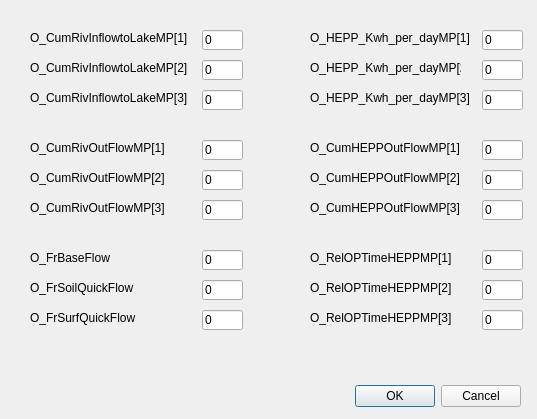
<?xml version="1.0" encoding="UTF-8"?>
<ui version="4.0">
 <class>Dialog</class>
 <widget class="QDialog" name="Dialog">
  <property name="geometry">
   <rect>
    <x>0</x>
    <y>0</y>
    <width>537</width>
    <height>419</height>
   </rect>
  </property>
  <property name="windowTitle">
   <string>Input Lake HEPP</string>
  </property>
  <property name="windowIcon">
   <iconset resource="images.qrc">
    <normaloff>:/background/GenRiver logo.jpg</normaloff>:/background/GenRiver logo.jpg</iconset>
  </property>
  <widget class="QDialogButtonBox" name="buttonBox">
   <property name="geometry">
    <rect>
     <x>180</x>
     <y>380</y>
     <width>341</width>
     <height>32</height>
    </rect>
   </property>
   <property name="orientation">
    <enum>Qt::Horizontal</enum>
   </property>
   <property name="standardButtons">
    <set>QDialogButtonBox::Cancel|QDialogButtonBox::Ok</set>
   </property>
  </widget>
  <widget class="QLabel" name="label_143">
   <property name="geometry">
    <rect>
     <x>310</x>
     <y>200</y>
     <width>161</width>
     <height>16</height>
    </rect>
   </property>
   <property name="text">
    <string>O_CumHEPPOutFlowMP[3]</string>
   </property>
  </widget>
  <widget class="QLineEdit" name="O_CumRivInflowtoLakeMP_2">
   <property name="geometry">
    <rect>
     <x>202</x>
     <y>60</y>
     <width>41</width>
     <height>20</height>
    </rect>
   </property>
   <property name="text">
    <string>0</string>
   </property>
  </widget>
  <widget class="QLineEdit" name="O_CumRivOutFlowMP_1">
   <property name="geometry">
    <rect>
     <x>202</x>
     <y>140</y>
     <width>41</width>
     <height>20</height>
    </rect>
   </property>
   <property name="text">
    <string>0</string>
   </property>
  </widget>
  <widget class="QLineEdit" name="O_FrSurfQuickflow">
   <property name="geometry">
    <rect>
     <x>202</x>
     <y>310</y>
     <width>41</width>
     <height>20</height>
    </rect>
   </property>
   <property name="text">
    <string>0</string>
   </property>
  </widget>
  <widget class="QLabel" name="label_148">
   <property name="geometry">
    <rect>
     <x>310</x>
     <y>280</y>
     <width>161</width>
     <height>16</height>
    </rect>
   </property>
   <property name="text">
    <string>O_RelOPTimeHEPPMP[2]</string>
   </property>
  </widget>
  <widget class="QLabel" name="label_140">
   <property name="geometry">
    <rect>
     <x>310</x>
     <y>90</y>
     <width>161</width>
     <height>16</height>
    </rect>
   </property>
   <property name="text">
    <string>O_HEPP_Kwh_per_dayMP[3]</string>
   </property>
  </widget>
  <widget class="QLabel" name="label_133">
   <property name="geometry">
    <rect>
     <x>30</x>
     <y>60</y>
     <width>161</width>
     <height>16</height>
    </rect>
   </property>
   <property name="text">
    <string>O_CumRivInflowtoLakeMP[2]</string>
   </property>
  </widget>
  <widget class="QLabel" name="label_136">
   <property name="geometry">
    <rect>
     <x>30</x>
     <y>170</y>
     <width>161</width>
     <height>16</height>
    </rect>
   </property>
   <property name="text">
    <string>O_CumRivOutFlowMP[2]</string>
   </property>
  </widget>
  <widget class="QLineEdit" name="O_FrSoilQuickFlow">
   <property name="geometry">
    <rect>
     <x>202</x>
     <y>280</y>
     <width>41</width>
     <height>20</height>
    </rect>
   </property>
   <property name="text">
    <string>0</string>
   </property>
  </widget>
  <widget class="QLineEdit" name="O_FrBaseFlow">
   <property name="geometry">
    <rect>
     <x>202</x>
     <y>250</y>
     <width>41</width>
     <height>20</height>
    </rect>
   </property>
   <property name="text">
    <string>0</string>
   </property>
  </widget>
  <widget class="QLineEdit" name="O_HEPP_Kwh_per_dayMP_2">
   <property name="geometry">
    <rect>
     <x>482</x>
     <y>60</y>
     <width>41</width>
     <height>20</height>
    </rect>
   </property>
   <property name="text">
    <string>0</string>
   </property>
  </widget>
  <widget class="QLabel" name="label_142">
   <property name="geometry">
    <rect>
     <x>310</x>
     <y>170</y>
     <width>161</width>
     <height>16</height>
    </rect>
   </property>
   <property name="text">
    <string>O_CumHEPPOutFlowMP[2]</string>
   </property>
  </widget>
  <widget class="QLabel" name="label_132">
   <property name="geometry">
    <rect>
     <x>30</x>
     <y>30</y>
     <width>161</width>
     <height>16</height>
    </rect>
   </property>
   <property name="text">
    <string>O_CumRivInflowtoLakeMP[1]</string>
   </property>
  </widget>
  <widget class="QLineEdit" name="O_HEPP_Kwh_per_dayMP_3">
   <property name="geometry">
    <rect>
     <x>482</x>
     <y>90</y>
     <width>41</width>
     <height>20</height>
    </rect>
   </property>
   <property name="text">
    <string>0</string>
   </property>
  </widget>
  <widget class="QLabel" name="label_145">
   <property name="geometry">
    <rect>
     <x>30</x>
     <y>280</y>
     <width>161</width>
     <height>16</height>
    </rect>
   </property>
   <property name="text">
    <string>O_FrSoilQuickFlow</string>
   </property>
  </widget>
  <widget class="QLabel" name="label_139">
   <property name="geometry">
    <rect>
     <x>310</x>
     <y>60</y>
     <width>151</width>
     <height>16</height>
    </rect>
   </property>
   <property name="text">
    <string>O_HEPP_Kwh_per_dayMP[2]</string>
   </property>
  </widget>
  <widget class="QLabel" name="label_146">
   <property name="geometry">
    <rect>
     <x>30</x>
     <y>310</y>
     <width>161</width>
     <height>16</height>
    </rect>
   </property>
   <property name="text">
    <string>O_FrSurfQuickFlow</string>
   </property>
  </widget>
  <widget class="QLabel" name="label_141">
   <property name="geometry">
    <rect>
     <x>310</x>
     <y>140</y>
     <width>161</width>
     <height>16</height>
    </rect>
   </property>
   <property name="text">
    <string>O_CumHEPPOutFlowMP[1]</string>
   </property>
  </widget>
  <widget class="QLineEdit" name="O_CumHEPPOutFlowMP_1">
   <property name="geometry">
    <rect>
     <x>482</x>
     <y>140</y>
     <width>41</width>
     <height>20</height>
    </rect>
   </property>
   <property name="text">
    <string>0</string>
   </property>
  </widget>
  <widget class="QLabel" name="label_135">
   <property name="geometry">
    <rect>
     <x>30</x>
     <y>140</y>
     <width>161</width>
     <height>16</height>
    </rect>
   </property>
   <property name="text">
    <string>O_CumRivOutFlowMP[1]</string>
   </property>
  </widget>
  <widget class="QLabel" name="label_147">
   <property name="geometry">
    <rect>
     <x>310</x>
     <y>250</y>
     <width>161</width>
     <height>16</height>
    </rect>
   </property>
   <property name="text">
    <string>O_RelOPTimeHEPPMP[1]</string>
   </property>
  </widget>
  <widget class="QLineEdit" name="O_CumRivOutFlowMP_3">
   <property name="geometry">
    <rect>
     <x>202</x>
     <y>200</y>
     <width>41</width>
     <height>20</height>
    </rect>
   </property>
   <property name="text">
    <string>0</string>
   </property>
  </widget>
  <widget class="QLineEdit" name="O_CumHEPPOutFlowMP_2">
   <property name="geometry">
    <rect>
     <x>482</x>
     <y>170</y>
     <width>41</width>
     <height>20</height>
    </rect>
   </property>
   <property name="text">
    <string>0</string>
   </property>
  </widget>
  <widget class="QLineEdit" name="O_RelOPTimeHEPPMP_1">
   <property name="geometry">
    <rect>
     <x>482</x>
     <y>250</y>
     <width>41</width>
     <height>20</height>
    </rect>
   </property>
   <property name="text">
    <string>0</string>
   </property>
  </widget>
  <widget class="QLineEdit" name="O_CumRivInflowtoLakeMP_1">
   <property name="geometry">
    <rect>
     <x>202</x>
     <y>30</y>
     <width>41</width>
     <height>20</height>
    </rect>
   </property>
   <property name="text">
    <string>0</string>
   </property>
  </widget>
  <widget class="QLineEdit" name="O_RelOPTimeHEPPMP_3">
   <property name="geometry">
    <rect>
     <x>482</x>
     <y>310</y>
     <width>41</width>
     <height>20</height>
    </rect>
   </property>
   <property name="text">
    <string>0</string>
   </property>
  </widget>
  <widget class="QLineEdit" name="O_CumRivInflowtoLakeMP_3">
   <property name="geometry">
    <rect>
     <x>202</x>
     <y>90</y>
     <width>41</width>
     <height>20</height>
    </rect>
   </property>
   <property name="text">
    <string>0</string>
   </property>
  </widget>
  <widget class="QLineEdit" name="O_HEPP_Kwh_per_dayMP_1">
   <property name="geometry">
    <rect>
     <x>482</x>
     <y>30</y>
     <width>41</width>
     <height>20</height>
    </rect>
   </property>
   <property name="text">
    <string>0</string>
   </property>
  </widget>
  <widget class="QLabel" name="label_138">
   <property name="geometry">
    <rect>
     <x>310</x>
     <y>30</y>
     <width>161</width>
     <height>16</height>
    </rect>
   </property>
   <property name="text">
    <string>O_HEPP_Kwh_per_dayMP[1]</string>
   </property>
  </widget>
  <widget class="QLineEdit" name="O_CumHEPPOutFlowMP_3">
   <property name="geometry">
    <rect>
     <x>482</x>
     <y>200</y>
     <width>41</width>
     <height>20</height>
    </rect>
   </property>
   <property name="text">
    <string>0</string>
   </property>
  </widget>
  <widget class="QLabel" name="label_134">
   <property name="geometry">
    <rect>
     <x>30</x>
     <y>90</y>
     <width>161</width>
     <height>16</height>
    </rect>
   </property>
   <property name="text">
    <string>O_CumRivInflowtoLakeMP[3]</string>
   </property>
  </widget>
  <widget class="QLabel" name="label_144">
   <property name="geometry">
    <rect>
     <x>30</x>
     <y>250</y>
     <width>161</width>
     <height>16</height>
    </rect>
   </property>
   <property name="text">
    <string>O_FrBaseFlow</string>
   </property>
  </widget>
  <widget class="QLabel" name="label_137">
   <property name="geometry">
    <rect>
     <x>30</x>
     <y>200</y>
     <width>161</width>
     <height>16</height>
    </rect>
   </property>
   <property name="text">
    <string>O_CumRivOutFlowMP[3]</string>
   </property>
  </widget>
  <widget class="QLineEdit" name="O_CumRivOutFlowMP_2">
   <property name="geometry">
    <rect>
     <x>202</x>
     <y>170</y>
     <width>41</width>
     <height>20</height>
    </rect>
   </property>
   <property name="text">
    <string>0</string>
   </property>
  </widget>
  <widget class="QLineEdit" name="O_RelOPTimeHEPPMP_2">
   <property name="geometry">
    <rect>
     <x>482</x>
     <y>280</y>
     <width>41</width>
     <height>20</height>
    </rect>
   </property>
   <property name="text">
    <string>0</string>
   </property>
  </widget>
  <widget class="QLabel" name="label_149">
   <property name="geometry">
    <rect>
     <x>310</x>
     <y>310</y>
     <width>161</width>
     <height>16</height>
    </rect>
   </property>
   <property name="text">
    <string>O_RelOPTimeHEPPMP[3]</string>
   </property>
  </widget>
 </widget>
 <resources>
  <include location="images.qrc"/>
 </resources>
 <connections>
  <connection>
   <sender>buttonBox</sender>
   <signal>accepted()</signal>
   <receiver>Dialog</receiver>
   <slot>accept()</slot>
   <hints>
    <hint type="sourcelabel">
     <x>248</x>
     <y>254</y>
    </hint>
    <hint type="destinationlabel">
     <x>157</x>
     <y>274</y>
    </hint>
   </hints>
  </connection>
  <connection>
   <sender>buttonBox</sender>
   <signal>rejected()</signal>
   <receiver>Dialog</receiver>
   <slot>reject()</slot>
   <hints>
    <hint type="sourcelabel">
     <x>316</x>
     <y>260</y>
    </hint>
    <hint type="destinationlabel">
     <x>286</x>
     <y>274</y>
    </hint>
   </hints>
  </connection>
 </connections>
</ui>
